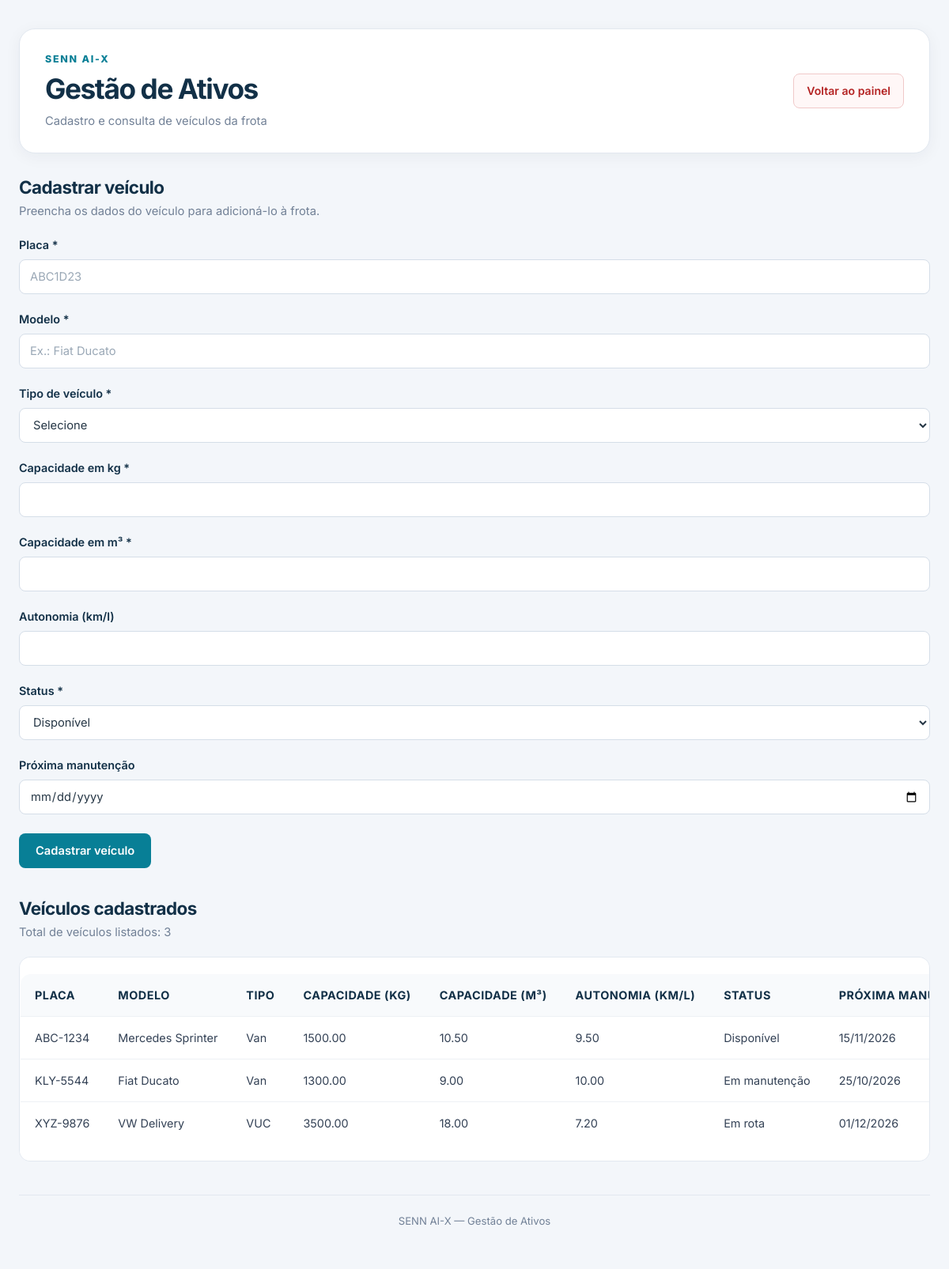
Screenshot of /ativos.php (signed in) with the database file from the repository.
### tables this page shows
CREATE TABLE veiculos (
    id INT AUTO_INCREMENT PRIMARY KEY,
    placa VARCHAR(10) UNIQUE NOT NULL,
    modelo VARCHAR(50) NOT NULL,
    tipo VARCHAR(50) NOT NULL,
    capacidade_kg DECIMAL(10,2) NOT NULL,
    capacidade_m3 DECIMAL(10,2) NOT NULL,
    autonomia_km_l DECIMAL(5,2) DEFAULT 10.0,
    status ENUM(
        'disponivel',
        'em_rota',
        'em_manutencao'
    ) DEFAULT 'disponivel',
    data_proxima_manutencao DATE NULL,
    criado_em TIMESTAMP DEFAULT CURRENT_TIMESTAMP
);

### ativos.php (the view, shortened to what this page needs)
<?php
require_once __DIR__ . "/conexao.php";
$placa = "";
$modelo = "";
$capacidadeKg = "";
$capacidadeM3 = "";
$autonomia = "";
$status = "disponivel";
$dataManutencao = "";
$tiposVeiculo = [
    "van" => "Van",
    "caminhao" => "Caminhão",
    "carro" => "Carro",
    "moto" => "Moto",
    "utilitario" => "Utilitário",
    "outro" => "Outro"
];
$statusVeiculo = [
    "disponivel" => "Disponível",
    "em_rota" => "Em rota",
    "em_manutencao" => "Em manutenção"
];
try {
    $consulta = $pdo->query(
        "SELECT placa, modelo, tipo, capacidade_kg, capacidade_m3,
                autonomia_km_l, status, data_proxima_manutencao
         FROM veiculos
         ORDER BY placa ASC"
    );
    $veiculos = $consulta->fetchAll();
} catch (PDOException $erro) {
    error_log("Erro ao consultar veículos: " . $erro->getMessage());
    $veiculos = [];
    $mensagem = "Não foi possível carregar a lista de veículos.";
    $tipoMensagem = "erro";
}
function escapar($valor): string
{
    return htmlspecialchars((string) ($valor ?? ""), ENT_QUOTES, "UTF-8");
}
?>
<!DOCTYPE html>
<html lang="pt-BR">
<head>
    <link rel="stylesheet" href="style.css">
</head>
<body>
<main class="painel-container">
    <header class="painel-header">
        <div>
            <p class="painel-identificacao">SENN AI-X</p>
            <h1>Gestão de Ativos</h1>
            <p class="painel-subtitulo">Cadastro e consulta de veículos da frota</p>
        </div>
        <a class="painel-sair" href="painel.php">Voltar ao painel</a>
    </header>
    <section class="painel-secao">
        <div class="painel-secao-titulo">
            <h2>Cadastrar veículo</h2>
            <p>Preencha os dados do veículo para adicioná-lo à frota.</p>
        </div>
        <form method="POST" action="ativos.php" class="formulario-cadastro">
            <div class="form-grid">
                <p>
                    <label for="placa">Placa *</label>
                    <input
                        type="text"
                        id="placa"
                        name="placa"
                        value="<?= escapar($placa) ?>"
                        maxlength="10"
                        placeholder="ABC1D23"
                        required
                    >
                </p>
                <p>
                    <label for="modelo">Modelo *</label>
                    <input
                        type="text"
                        id="modelo"
                        name="modelo"
                        value="<?= escapar($modelo) ?>"
                        maxlength="100"
                        placeholder="Ex.: Fiat Ducato"
                        required
                    >
                </p>
                <p>
                    <label for="tipo">Tipo de veículo *</label>
                    <select id="tipo" name="tipo" required>
                        <option value="">Selecione</option>
                    </select>
                </p>
                <p>
                    <label for="capacidade_kg">Capacidade em kg *</label>
                    <input
                        type="number"
                        id="capacidade_kg"
                        name="capacidade_kg"
                        min="0.01"
                        step="0.01"
                        value="<?= escapar($capacidadeKg) ?>"
                        required
                    >
                </p>
                <p>
                    <label for="capacidade_m3">Capacidade em m³ *</label>
                    <input
                        type="number"
                        id="capacidade_m3"
                        name="capacidade_m3"
                        min="0.01"
                        step="0.01"
                        value="<?= escapar($capacidadeM3) ?>"
                        required
                    >
                </p>
                <p>
                    <label for="autonomia_km_l">Autonomia (km/l)</label>
                    <input
                        type="number"
                        id="autonomia_km_l"
                        name="autonomia_km_l"
                        min="0"
                        step="0.01"
                        value="<?= escapar($autonomia) ?>"
                    >
                </p>
                <p>
                    <label for="status">Status *</label>
                    <select id="status" name="status" required>
                        <?php foreach ($statusVeiculo as $valor => $rotulo): ?>
                            <option
                                value="<?= escapar($valor) ?>"
                                <?= $status === $valor ? "selected" : "" ?>
                            >
                                <?= escapar($rotulo) ?>
                            </option>
                        <?php endforeach; ?>
                    </select>
                </p>
                <p>
                    <label for="data_proxima_manutencao">Próxima manutenção</label>
                    <input
                        type="date"
                        id="data_proxima_manutencao"
                        name="data_proxima_manutencao"
                        value="<?= escapar($dataManutencao) ?>"
                    >
                </p>
            </div>
            <button type="submit">Cadastrar veículo</button>
        </form>
    </section>
    <section class="painel-secao">
        <div class="painel-secao-titulo">
            <h2>Veículos cadastrados</h2>
            <p>Total de veículos listados: <?= count($veiculos) ?></p>
        </div>
        <?php if (count($veiculos) > 0): ?>
            <div class="tabela-responsiva">
                <table>
                    <thead>
                        <tr>
                            <th>Placa</th>
                            <th>Modelo</th>
                            <th>Tipo</th>
                            <th>Capacidade (kg)</th>
                            <th>Capacidade (m³)</th>
                            <th>Autonomia (km/l)</th>
                            <th>Status</th>
                            <th>Próxima manutenção</th>
                        </tr>
                    </thead>
                    <tbody>
                        <?php foreach ($veiculos as $veiculo): ?>
                            <tr>
                                <td><?= escapar($veiculo["placa"]) ?></td>
                                <td><?= escapar($veiculo["modelo"]) ?></td>
                                <td><?= escapar($tiposVeiculo[$veiculo["tipo"]] ?? $veiculo["tipo"]) ?></td>
                                <td><?= escapar($veiculo["capacidade_kg"]) ?></td>
                                <td><?= escapar($veiculo["capacidade_m3"]) ?></td>
                                <td><?= escapar($veiculo["autonomia_km_l"] ?? "Não informada") ?></td>
                                <td><?= escapar($statusVeiculo[$veiculo["status"]] ?? $veiculo["status"]) ?></td>
                                <td>
                                    <?= $veiculo["data_proxima_manutencao"]
                                        ? escapar(date("d/m/Y", strtotime($veiculo["data_proxima_manutencao"])))
                                        : "Não informada" ?>
                                </td>
                            </tr>
                        <?php endforeach; ?>
                    </tbody>
                </table>
            </div>
        <?php else: ?>
            <p>Nenhum veículo cadastrado até o momento.</p>
        <?php endif; ?>
    </section>
    <footer class="painel-footer">
        <p>SENN AI-X — Gestão de Ativos</p>
    </footer>
</main>
</body>
</html>

### rows the page displays
veiculos: placa "ABC-1234", modelo "Mercedes Sprinter", tipo "Van", capacidade_kg "1500.00", capacidade_m3 "10.50", autonomia_km_l "9.50", status "Disponível", data_proxima_manutencao "15/11/2026"
veiculos: placa "KLY-5544", modelo "Fiat Ducato", tipo "Van", capacidade_kg "1300.00", capacidade_m3 "9.00", autonomia_km_l "10.00", status "Em manutenção", data_proxima_manutencao "25/10/2026"
veiculos: placa "XYZ-9876", modelo "VW Delivery", tipo "VUC", capacidade_kg "3500.00", capacidade_m3 "18.00", autonomia_km_l "7.20", status "Em rota", data_proxima_manutencao "01/12/2026"

### other values shown
count($veiculos) "3"
form field status "Disponível"
